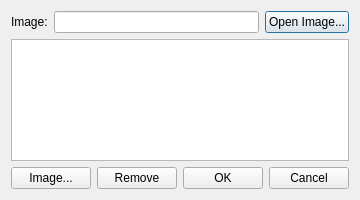
<?xml version="1.0" encoding="UTF-8"?>
<ui version="4.0">
 <class>RasterFile</class>
 <widget class="QDialog" name="RasterFile">
  <property name="geometry">
   <rect>
    <x>0</x>
    <y>0</y>
    <width>342</width>
    <height>200</height>
   </rect>
  </property>
  <property name="windowTitle">
   <string>Remove Clouds</string>
  </property>
  <layout class="QGridLayout" name="gridLayout_2">
   <item row="0" column="0">
    <layout class="QGridLayout" name="gridLayout">
     <item row="0" column="0" colspan="2">
      <layout class="QHBoxLayout" name="horizontalLayout_4">
       <item>
        <widget class="QLabel" name="image">
         <property name="text">
          <string>Image:</string>
         </property>
        </widget>
       </item>
       <item>
        <widget class="QLineEdit" name="referenceImage"/>
       </item>
       <item>
        <widget class="QPushButton" name="PushButtonOpenImage">
         <property name="text">
          <string>Open Image...</string>
         </property>
        </widget>
       </item>
      </layout>
     </item>
     <item row="1" column="0" colspan="2">
      <widget class="QListWidget" name="listWidgetTif">
       <property name="dragDropMode">
        <enum>QAbstractItemView::InternalMove</enum>
       </property>
       <property name="defaultDropAction">
        <enum>Qt::TargetMoveAction</enum>
       </property>
      </widget>
     </item>
     <item row="2" column="0">
      <layout class="QHBoxLayout" name="horizontalLayout">
       <item>
        <widget class="QPushButton" name="PushButtonImage">
         <property name="text">
          <string>Image...</string>
         </property>
        </widget>
       </item>
       <item>
        <widget class="QPushButton" name="PushButtonRemoveImage">
         <property name="text">
          <string>Remove</string>
         </property>
        </widget>
       </item>
      </layout>
     </item>
     <item row="2" column="1">
      <layout class="QHBoxLayout" name="horizontalLayout_2">
       <item>
        <widget class="QPushButton" name="PushButtonOK">
         <property name="text">
          <string>OK</string>
         </property>
        </widget>
       </item>
       <item>
        <widget class="QPushButton" name="PushButtonCancel">
         <property name="text">
          <string>Cancel</string>
         </property>
        </widget>
       </item>
      </layout>
     </item>
    </layout>
   </item>
  </layout>
  <zorder></zorder>
 </widget>
 <resources/>
 <connections/>
</ui>
